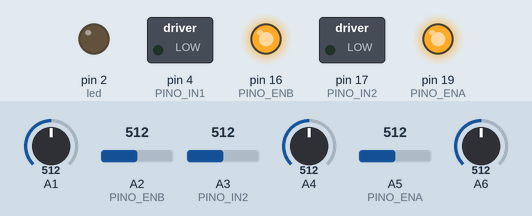
Recording of a sketch running on a simulated Arduino Uno, built with avr-gcc and run on an emulated ATmega328P. Parts: switched loads named in the sketch (green lamp = pin HIGH), output pins drawn as LEDs (lit = HIGH). Inputs (shaded band) come from the test bench; at power-on: A1 = 512, A2 (PINO_ENB) = 512, A3 (PINO_IN2) = 512, A4 = 512, A5 (PINO_ENA) = 512, A6 = 512.

Above: at 13.2 s.
13.3 s: A1 set to 710
14.8 s: A2 (PINO_ENB) set to 710
16.3 s: A3 (PINO_IN2) set to 206
17.8 s: A3 (PINO_IN2) set to 188
At 18.8 s:
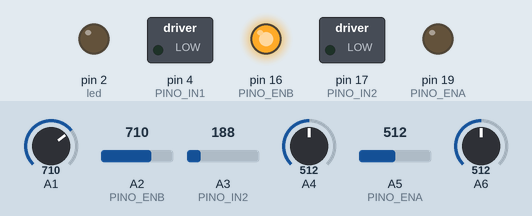
19.3 s: A3 (PINO_IN2) set to 260
At 20.2 s:
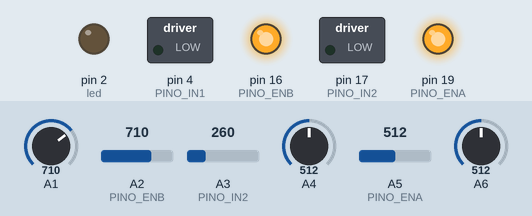
Timing chart, 0 to 21.8 s (numbered marks = the images above; inputs shaded):
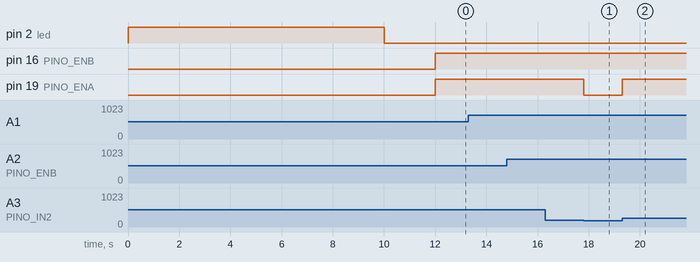

The sketch:

teste_PID.ino
```cpp
#include <QTRSensors.h>

#define num_sensors 8
#define emiterPin 13
#define led 2
#define numlin 2

QTRSensors qtr;
uint16_t sensorvalues[num_sensors];

// pinos motores
const int PINO_ENA = 19;
const int PINO_ENB = 16;

const int PINO_IN1 = 4;
const int PINO_IN2 = 17;

// velocidade base
int startD = 150;
int startE = 150;

// controle
int vD, vE, motorspeed;
int vDmax=250, vEmax=250;

// PID
float lasterror = 0;
float integral = 0;
double kp = 0.6, ki = 0.0005, kd = 8.0;

int line, presentline, lastline=0;
int lap=0;
bool chegada=false;

// tempo separado (IMPORTANTE)
unsigned long lasttime = 0;

void setup() {
  pinMode(led, OUTPUT);

  pinMode(PINO_ENA, OUTPUT);
  pinMode(PINO_ENB, OUTPUT);
  pinMode(PINO_IN1, OUTPUT);
  pinMode(PINO_IN2, OUTPUT);

  digitalWrite(PINO_IN1, LOW);
  digitalWrite(PINO_IN2, LOW);
  digitalWrite(PINO_ENA, LOW);
  digitalWrite(PINO_ENB, LOW);

  qtr.setTypeAnalog();
  qtr.setSensorPins((const uint8_t[]){26,25,33,32,35,34,39,36}, num_sensors);
  qtr.setEmitterPin(emiterPin);

  Serial.begin(9600);

  digitalWrite(led,HIGH);
  for (int i=0;i<400;i++) qtr.calibrate();
  digitalWrite(led,LOW);
  delay(2000);

  digitalWrite(PINO_IN1, LOW);
  digitalWrite(PINO_IN2, LOW);

  lasttime = millis(); // inicia tempo
}

void loop() {

  uint16_t position = qtr.readLineWhite(sensorvalues);

  // =========================
  // LINHA DE CHEGADA
  // =========================
  if((sensorvalues[0]<700) && (sensorvalues[7]<700)){
    line=1;
  }else{
    line=0;
  }

  if(line != lastline){
    lasttime=millis();
  }

  if((millis()-lasttime)>50){
    if(line != presentline){
      presentline = line;
      if(presentline == 1) lap++;
      if(lap==numlin){
        chegada=true;
      }
    }
  }

  // =========================
  // PID MELHORADO
  // =========================
  unsigned long now = millis();
  float dt = (now - lasttime) / 1000.0;
  if(dt <= 0) dt = 0.01;

  float erro = ((float)position - 3500) / 10.0;

  // integral com anti-windup
  integral += erro * dt;
  if(integral > 100) integral = 100;
  if(integral < -100) integral = -100;

  // derivativo com tempo
  float deriv = (erro - lasterror) / dt;

  motorspeed = kp*erro + ki*integral + kd*deriv;

  lasterror = erro;
  lasttime = now;

  // =========================
  // VELOCIDADE
  // =========================
  vD = startD + motorspeed;
  vE = startE - motorspeed;

  if(vD>vDmax) vD=vDmax;
  if(vE>vEmax) vE=vEmax;
  if(vD<0) vD=0;
  if(vE<0) vE=0;

  if(chegada){
    vD=0;
    vE=0;
    delay(100);
    Serial.println("chegada");
  }

  lastline=line;

  analogWrite(PINO_ENA,vD);
  analogWrite(PINO_ENB,vE);
}
```

Measured:
- the behaviour switches between 199 and 198 on A3 (PINO_IN2) (found by bisection; images 0 and 1)
- after the input at 17.8 s, pin 19 (PINO_ENA): HIGH → LOW at once
- after the input at 19.3 s, pin 19 (PINO_ENA): LOW → HIGH at once
